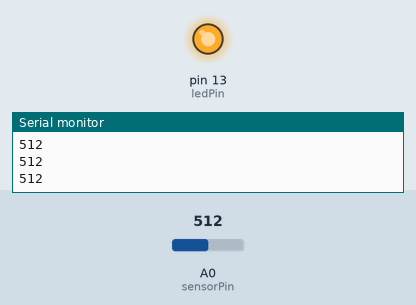
This sketch was run on a simulated Arduino Uno, built with avr-gcc and run on an emulated ATmega328P. Parts: output pins drawn as LEDs (lit = HIGH), the last lines printed to the serial monitor. The test bench sets the inputs (shaded band); at power-on: A0 (sensorPin) = 512.

Above: at 0.9 s.
1.3 s: A0 (sensorPin) set to 12
4.3 s: A0 (sensorPin) set to 9
At 4.9 s:
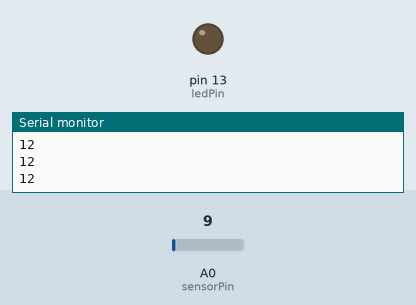
5.8 s: A0 (sensorPin) set to 122
At 6.3 s:
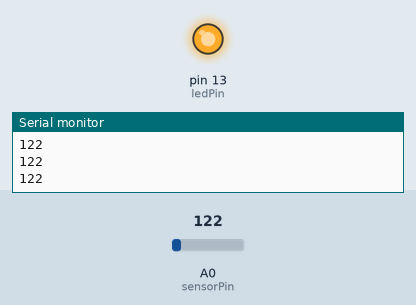
8.8 s: A0 (sensorPin) set to 0
At 9.5 s:
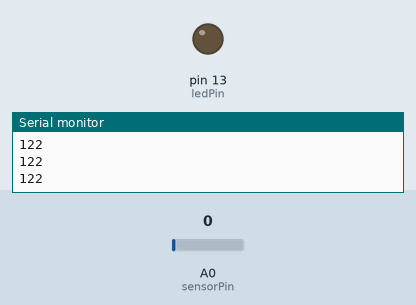
Timing chart, 0 to 11.3 s (numbered marks = the images above; inputs shaded):
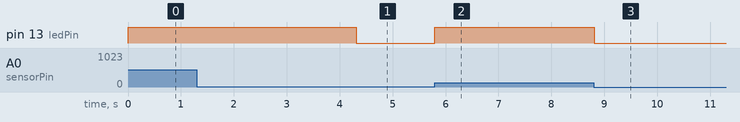

Measured:
- the behaviour switches between 11 and 10 on A0 (sensorPin) (found by bisection; images 0 and 1)
- after the input at 4.3 s, pin 13 (ledPin): HIGH → LOW at once
- after the input at 5.8 s, pin 13 (ledPin): LOW → HIGH at once
- after the input at 8.8 s, pin 13 (ledPin): HIGH → LOW at once

The sketch:

piezo-test.ino
```cpp
int sensorPin = A0;   // select the input pin for the potentiometer
int ledPin = 13;      // select the pin for the LED
int sensorValue = 0;  // variable to store the value coming from the sensor

void setup() {
  pinMode(ledPin, OUTPUT);
  Serial.begin(9600);
}

void loop() {
  digitalWrite(ledPin, LOW);

  // read the value from the sensor:
  sensorValue = analogRead(sensorPin);

  if(sensorValue > 10){
    Serial.println(sensorValue);
    digitalWrite(ledPin, HIGH);
    delay(100);
    digitalWrite(ledPin, LOW);
  }
}
```
